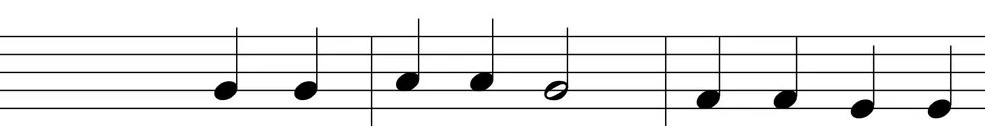
#> input picture img.jpg, 985 x 126 px
$ python CleanedDriver.py
#> lines starting #> are read from the running program, lines starting #| are printed output that depends on the picture; after the words box and inside, x2 and y2 are one past the last pixel; in counts of white or black regions, pixels touching at a corner belong together
# ==============================
# IMPORT LIBRARIES
# ==============================
import cv2
import numpy as np
import matplotlib.pyplot as plt


# ==============================
# LOAD IMAGE & PREPROCESSING
# ==============================
# Read input image
img = cv2.imread("img.jpg")
#> img is the input picture: shape (126, 985, 3); min 0, max 255, mean 233.2

# Convert to grayscale
gray = cv2.cvtColor(img, cv2.COLOR_BGR2GRAY)

# Apply adaptive thresholding (handles uneven lighting)
thresh = cv2.adaptiveThreshold(
    gray, 255,
    cv2.ADAPTIVE_THRESH_MEAN_C,
    cv2.THRESH_BINARY_INV,
    15, 8
)
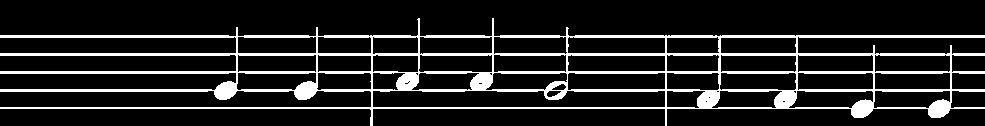
#> thresh: shape (126, 985); 13.5% white; 1 white region, box (x1, y1, x2, y2) and area: (0, 18, 985, 126) 16778


# ==============================
# DESKEWING USING HOUGH TRANSFORM
# ==============================
# Detect edges
edges = cv2.Canny(thresh, 50, 150)
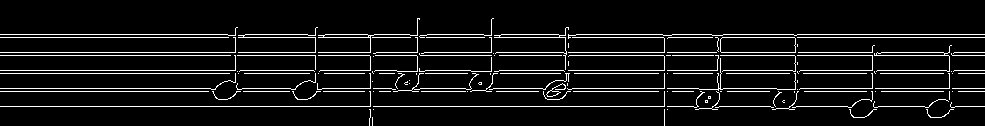
#> edges: shape (126, 985); 7.7% white in thin lines or dots, all inside (x1, y1, x2, y2) = (0, 18, 985, 126)

# Detect lines using Hough Transform
lines = cv2.HoughLines(edges, 1, np.pi / 180, 200)
#> lines = [[55, 1.57], [37, 1.57], [52, 1.57], [70, 1.57], [106, 1.57], [34, 1.57], [73, 1.57], [88, 1.57], [91, 1.57]]

# Compute angles of detected lines
angles = []
for rho, theta in lines[:, 0]:
    angle = (theta * 180 / np.pi) - 90
    angles.append(angle)
#> this loop made 9 passes
#> rho on passes 1 to 9: 55, 37, 52, 70, 106, 34, 73, 88, 91
#> after the loop, angles = [2.5e-06, 2.5e-06, 2.5e-06, 2.5e-06, 2.5e-06, 2.5e-06, 2.5e-06, 2.5e-06, 2.5e-06]

# Use median angle to correct skew
median_angle = np.median(angles)
#> median_angle = 2.5e-06

# Get image center
(h, w) = img.shape[:2]
#> h = 126; w = 985
center = (w // 2, h // 2)
#> center = (492, 63)

# Rotate image to deskew
M = cv2.getRotationMatrix2D(center, median_angle, 1.0)
#> M = [[1, 4.37e-08, -2.75e-06], [-4.37e-08, 1, 2.15e-05]]
deskewed = cv2.warpAffine(thresh, M, (w, h))

# Convert original image to RGB (for plotting)
img_rgb = cv2.cvtColor(img, cv2.COLOR_BGR2RGB)


# ==============================
# STAFF LINE REMOVAL
# ==============================

# --- 1. Detect and Remove Horizontal Staff Lines ---
horizontal_kernel = cv2.getStructuringElement(cv2.MORPH_RECT, (40, 1))

# Extract horizontal lines
staff_lines = cv2.morphologyEx(deskewed, cv2.MORPH_OPEN, horizontal_kernel)
#> staff_lines: shape (126, 985); 10.1% white; 5 white regions, box (x1, y1, x2, y2) and area: (0, 53, 985, 56) 2860, (0, 35, 985, 38) 2758, (0, 71, 985, 74) 2563, (0, 89, 985, 92) 2441, (0, 107, 985, 109) 1868

# Thicken detected lines to ensure full removal
thicken_h = cv2.getStructuringElement(cv2.MORPH_RECT, (1, 3))
staff_lines_thickened = cv2.dilate(staff_lines, thicken_h, iterations=1)
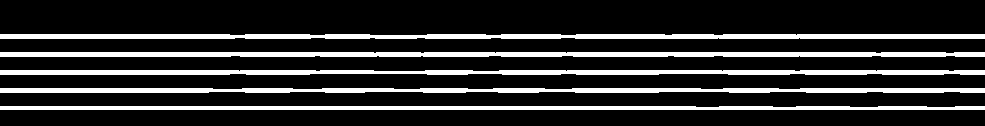
#> staff_lines_thickened: shape (126, 985); 18% white; 5 white regions, box (x1, y1, x2, y2) and area: (0, 52, 985, 57) 4830, (0, 34, 985, 39) 4728, (0, 70, 985, 75) 4533, (0, 88, 985, 93) 4411, (0, 106, 985, 110) 3838

# Subtract staff lines from image
no_staff = cv2.subtract(deskewed, staff_lines_thickened)
#> no_staff: shape (126, 985); 2.9% white; 51 white regions (5 under 20 px), largest, box (x1, y1, x2, y2) and area: (697, 92, 720, 107) 296, (470, 74, 493, 89) 293, (774, 92, 797, 107) 293


# --- 2. Repair Image (Fix broken stems and bar lines) ---
stem_repair_kernel = cv2.getStructuringElement(cv2.MORPH_RECT, (1, 7))

repaired = cv2.morphologyEx(
    no_staff,
    cv2.MORPH_CLOSE,
    stem_repair_kernel
)
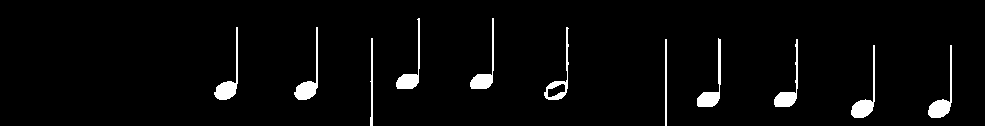
#> repaired: shape (126, 985); 3.3% white; 11 white regions


# --- 3. Remove Vertical Bar Lines using Shape Filtering ---
final_cleaned = repaired.copy()

# Find contours
contours, _ = cv2.findContours(
    final_cleaned,
    cv2.RETR_EXTERNAL,
    cv2.CHAIN_APPROX_SIMPLE
)
#> contours = 11 contours; largest, box (x1, y1, x2, y2) and area: (544, 27, 569, 100) 384, (294, 27, 318, 100) 359, (928, 45, 952, 118) 358, (697, 38, 721, 107) 358, (851, 45, 875, 118) 355

# Remove tall & thin contours (bar lines)
for c in contours:
    x, y, w, h = cv2.boundingRect(c)

    # Bar line condition (tall and narrow)
    if h > 40 and w < 10:
        cv2.drawContours(final_cleaned, [c], -1, 0, cv2.FILLED)
#> this loop made 11 passes
#> (x, y, w, h) on passes 1, 2, 3, 5, 6, 7, 8, 9, 10, 11: (928, 45, 24, 73), (851, 45, 24, 73), (774, 39, 24, 68), (697, 38, 24, 69), (370, 38, 3, 88), (544, 27, 25, 73), (294, 27, 24, 73), (214, 27, 24, 73), (470, 18, 24, 71), (396, 18, 24, 71)
#> (c, x, y, w, h) on pass 4: ([[665, 39], [665, 125], [666, 125], [666, 39]], 665, 39, 2, 87)
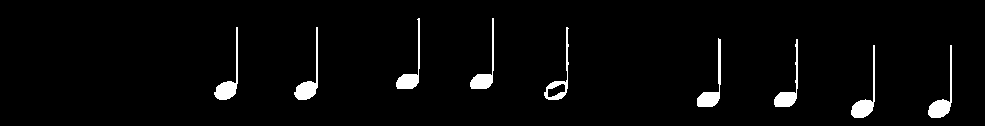
#> final_cleaned: shape (126, 985); 3% white; 9 white regions, largest, box (x1, y1, x2, y2) and area: (294, 27, 318, 100) 446, (928, 45, 952, 118) 446, (697, 38, 721, 107) 443


# ==============================
# NOTE DETECTION (BOUNDING BOXES)
# ==============================
output_boxes = img_rgb.copy()

# Slightly thicken note components to improve detection
kernel_fatten = cv2.getStructuringElement(cv2.MORPH_ELLIPSE, (3, 3))
#> kernel_fatten = [[0, 1, 0], [1, 1, 1], [0, 1, 0]]
fattened_notes = cv2.dilate(final_cleaned, kernel_fatten, iterations=1)
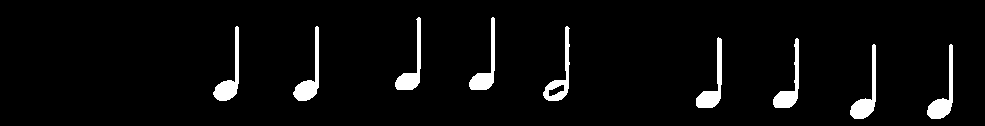
#> fattened_notes: shape (126, 985); 4.3% white; 9 white regions

# Find contours on processed image
final_contours, _ = cv2.findContours(
    fattened_notes,
    cv2.RETR_EXTERNAL,
    cv2.CHAIN_APPROX_SIMPLE
)
#> final_contours = 9 contours; largest, box (x1, y1, x2, y2) and area: (543, 26, 570, 101) 560, (927, 44, 953, 119) 534, (293, 26, 319, 101) 534, (850, 44, 876, 119) 530, (213, 26, 239, 101) 529

# Draw bounding boxes around detected notes
for c in final_contours:
    x, y, w, h = cv2.boundingRect(c)

    # Ignore very small noise
    if h > 10 and w > 5:
        cv2.rectangle(output_boxes, (x, y), (x + w, y + h), (255, 0, 0), 2)
#> this loop made 9 passes
#> (x, y, w, h) on passes 1 to 9: (927, 44, 26, 75), (850, 44, 26, 75), (773, 38, 26, 70), (696, 37, 26, 71), (543, 26, 27, 75), (293, 26, 26, 75), (213, 26, 26, 75), (469, 17, 26, 73), (395, 17, 26, 73)
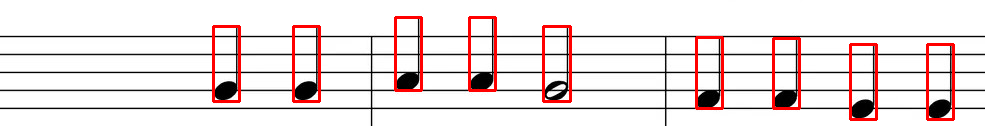
#> output_boxes: shape (126, 985, 3); 4.31% of pixels changed, all inside (x1, y1, x2, y2) = (212, 16, 955, 121)


# ==============================
# VISUALIZATION (OUTPUT)
# ==============================
plt.figure(figsize=(12, 6))

# --- Original Image ---
plt.subplot(4, 1, 1)
plt.imshow(img_rgb)
plt.title('Original Image')
plt.axis('off')

# --- Thresholded Image ---
plt.subplot(4, 1, 2)
plt.imshow(thresh, cmap='gray')
plt.title('Adaptive Threshold')
plt.axis('off')

# --- Cleaned Image ---
plt.subplot(4, 1, 3)
plt.imshow(final_cleaned, cmap='gray')
plt.title('Final Cleaned (No Bar Lines)')
plt.axis('off')

# --- Final Detection ---
plt.subplot(4, 1, 4)
plt.imshow(output_boxes)
plt.title('Detected Notes')
plt.axis('off')

# Render plots
plt.tight_layout()
plt.show()
